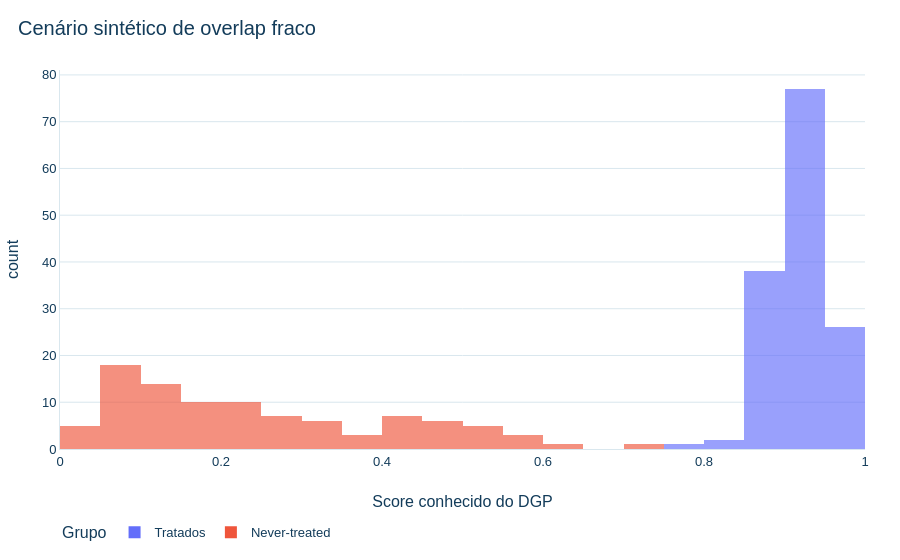

The notebook cell saved with this chart:
### Markdown cell above
## 8. Overlap fraco

### Code cell
overlap_fraco = cenarios['OVERLAP_FRACO']
diagnostico_overlap = simulador.diagnosticar_overlap_dgp(overlap_fraco.painel)
display(pd.DataFrame([diagnostico_overlap]))
unidades_overlap = overlap_fraco.painel.drop_duplicates('id').assign(grupo=lambda d: np.where(d['coorte_g'].eq(0), 'Never-treated', 'Tratados'))
fig = px.histogram(unidades_overlap, x='propensity_score_dgp', color='grupo', barmode='overlay', opacity=0.65, nbins=30, labels={'propensity_score_dgp': 'Score conhecido do DGP', 'count': 'Unidades', 'grupo': 'Grupo'}, title='Cenário sintético de overlap fraco')
salvar_figura(fig, 'd19_04_overlap_fraco')
fig.show()

### Figure 1 — Plotly figure (JSON) as saved in the notebook; plotly's stock layout.template omitted (floating-point values rounded to 4 significant figures; data arrays with more than 128 entries replaced by an {"elided": "..."} marker saying what was removed)
{"data": [{"bingroup": "x", "hovertemplate": "Grupo=Tratados<br>Score conhecido do DGP=%{x}<br>count=%{y}<extra></extra>", "legendgroup": "Tratados", "marker": {"color": "#636efa", "opacity": 0.65, "pattern": {"shape": ""}}, "name": "Tratados", "nbinsx": 30, "orientation": "v", "showlegend": true, "type": "histogram", "x": {"elided": "144 float values"}, "xaxis": "x", "yaxis": "y"}, {"bingroup": "x", "hovertemplate": "Grupo=Never-treated<br>Score conhecido do DGP=%{x}<br>count=%{y}<extra></extra>", "legendgroup": "Never-treated", "marker": {"color": "#EF553B", "opacity": 0.65, "pattern": {"shape": ""}}, "name": "Never-treated", "nbinsx": 30, "orientation": "v", "showlegend": true, "type": "histogram", "x": [0.1352, 0.1144, 0.5596, 0.2264, 0.1641, 0.1067, 0.4274, 0.2182, 0.1696, 0.1579, 0.08098, 0.3299, 0.5221, 0.1333, 0.0416, 0.0921, 0.5153, 0.06238, 0.3373, 0.2701, 0.5818, 0.2404, 0.3427, 0.4958, 0.2385, 0.4914, 0.05255, 0.54, 0.1354, 0.1756, 0.1569, 0.2638, 0.2523, 0.3416, 0.746, 0.407, 0.2165, 0.05331, 0.2127, 0.1103, 0.4984, 0.0508, 0.1876, 0.1964, 0.02414, 0.06798, 0.4793, 0.2809, 0.4225, 0.1388, 0.3599, 0.4022, 0.1402, 0.2313, 0.3709, 0.06628, 0.2273, 0.6275, 0.2036, 0.2538, 0.5311, 0.1735, 0.0874, 0.38, 0.4583, 0.08625, 0.1683, 0.2449, 0.07565, 0.1364, 0.4058, 0.09923, 0.1427, 0.1014, 0.5358, 0.1335, 0.07646, 0.04167, 0.06646, 0.1442, 0.4466, 0.04055, 0.4497, 0.1301, 0.5619, 0.3003, 0.281, 0.07688, 0.2884, 0.048, 0.1925, 0.07312, 0.343, 0.05186, 0.06286, 0.45], "xaxis": "x", "yaxis": "y"}], "layout": {"barmode": "overlay", "font": {"color": "#133C5A", "family": "Arial", "size": 13}, "legend": {"title": {"text": "Grupo"}, "tracegroupgap": 0}, "paper_bgcolor": "#FFFFFF", "plot_bgcolor": "#FFFFFF", "title": {"text": "Cenário sintético de overlap fraco"}, "xaxis": {"anchor": "y", "domain": [0.0, 1.0], "title": {"text": "Score conhecido do DGP"}}, "yaxis": {"anchor": "x", "domain": [0.0, 1.0], "title": {"text": "count"}}}}
